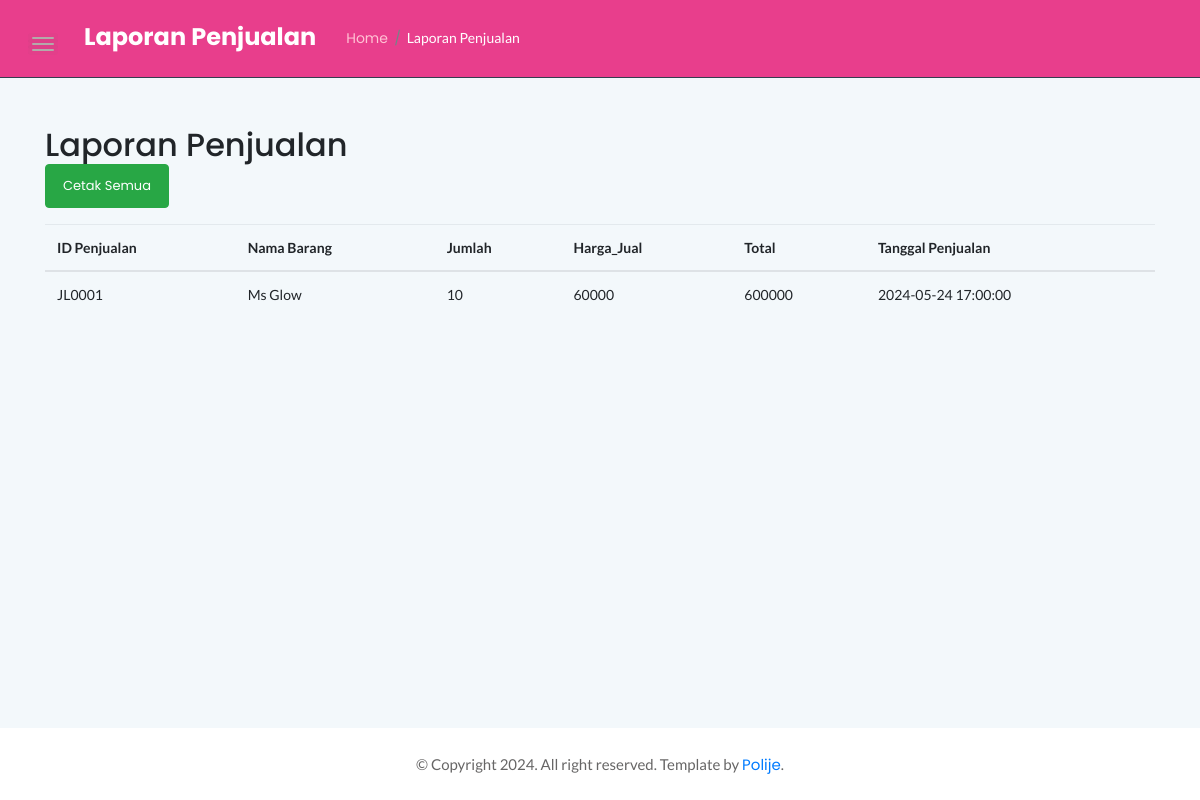
Screenshot of /lap_penjualan.php with the database file from the repository.
### tables this page shows
CREATE TABLE `penjualan` (
  `kode_penjualan` varchar(6) NOT NULL,
  `id_barang` varchar(6) NOT NULL,
  `jumlah` int(3) NOT NULL,
  `harga_jual` int(6) NOT NULL,
  `total` int(7) NOT NULL,
  `tanggal` timestamp NOT NULL DEFAULT current_timestamp()
);

CREATE TABLE `data_barang` (
  `id_barang` varchar(6) NOT NULL,
  `nama_barang` varchar(20) NOT NULL,
  `stok` int(3) NOT NULL,
  `harga_beli` int(6) NOT NULL,
  `harga_jual` int(6) NOT NULL
);

### lap_penjualan.php (the view, shortened to what this page needs)
<?php
include 'koneksi.php';
$query = "SELECT penjualan.kode_penjualan, data_barang.nama_barang, penjualan.jumlah, penjualan.harga_jual, penjualan.total, penjualan.tanggal FROM penjualan INNER JOIN data_barang ON penjualan.id_barang = data_barang.id_barang";
$result = mysqli_query($koneksi, $query);
$penjualan_data = [];
if(mysqli_num_rows($result) > 0) {
    while($row = mysqli_fetch_assoc($result)) {
        $penjualan_data[] = $row;
    }
} else {
    $empty_message = "Tidak ada data penjualan.";
}
?>
<!DOCTYPE html>
<html class="no-js" lang="en">
<head>
    <link rel="stylesheet" href="assets/css/bootstrap.min.css">
    <link rel="stylesheet" href="assets/css/font-awesome.min.css">
    <link rel="stylesheet" href="assets/css/themify-icons.css">
    <link rel="stylesheet" href="assets/css/metisMenu.css">
    <link rel="stylesheet" href="assets/css/owl.carousel.min.css">
    <link rel="stylesheet" href="assets/css/slicknav.min.css">
    <link rel="stylesheet" href="https://www.amcharts.com/lib/3/plugins/export/export.css" type="text/css" media="all" />
    <link rel="stylesheet" href="assets/css/typography.css">
    <link rel="stylesheet" href="assets/css/default-css.css">
    <link rel="stylesheet" href="assets/css/styles.css">
    <link rel="stylesheet" href="assets/css/responsive.css">
</head>
<body>
    <div class="page-container">
        <div class="main-content">
            <div class="header-area">
                <div class="row align-items-center">
                    <div class="col-md-6 col-sm-8 clearfix">
                        <div class="nav-btn pull-left">
                            <span></span>
                            <span></span>
                            <span></span>
                        </div>
                        <div class="breadcrumbs-area clearfix">
                            <h4 class="page-title pull-left">Laporan Penjualan</h4>
                            <ul class="breadcrumbs pull-left">
                                <li><a href="index.php">Home</a></li>
                                <li><span>Laporan Penjualan</span></li>
                            </ul>
                        </div>
                    </div>
                </div>
            </div>
    <div class="container mt-5">
        <h2>Laporan Penjualan</h2>
        <?php if(isset($empty_message)) { ?>
            <div class="alert alert-info" role="alert">
                <?php echo $empty_message; ?>
            </div>
        <?php } else { ?>
            <a href="cetak_semua_penjualan.php" target="_blank" class="btn btn-success mb-3">Cetak Semua</a>
            <table class="table">
                <thead>
                    <tr>
                        <th>ID Penjualan</th>
                        <th>Nama Barang</th>
                        <th>Jumlah</th>
                        <th>Harga_Jual</th>
                        <th>Total</th>
                        <th>Tanggal Penjualan</th>
                    </tr>
                </thead>
                <tbody>
                    <?php foreach($penjualan_data as $penjualan) { ?>
                        <tr>
                            <td><?php echo $penjualan['kode_penjualan']; ?></td>
                            <td><?php echo $penjualan['nama_barang']; ?></td>
                            <td><?php echo $penjualan['jumlah']; ?></td>
                            <td><?php echo $penjualan['harga_jual']; ?></td>
                            <td><?php echo $penjualan['total']; ?></td>
                            <td><?php echo $penjualan['tanggal']; ?></td>
                        </tr>
                    <?php } ?>
                </tbody>
            </table>
        <?php } ?>
    </div>
        </div>
        <footer>
            <div class="footer-area">
                <p>© Copyright 2024. All right reserved. Template by <a href="https://colorlib.com/wp/">Polije</a>.
                </p>
            </div>
        </footer>
</body>
</html>

### assets/css/styles.css (style rules this page uses)
.page-container { width: 100%; height: 100%; min-height: 100vh; padding-left: 280px; -webkit-transition: padding-left 0.3s ease 0s; transition: padding-left 0.3s ease 0s; }
.sbar_collapsed.page-container { padding-left: 0; }
.main-content { width: 100%; background: #F3F8FB; }
.header-area { padding: 22.5px 32px 22.5px; background: #e83e8c; border-bottom: 1px solid #343e50; }
.nav-btn { margin: 10px 30px 0 0; cursor: pointer; }
.nav-btn span { display: block; width: 22px; height: 2px; background: #FFC2D4; margin: 4px 0; border-radius: 15px; -webkit-transition: all 0.3s ease 0s; transition: all 0.3s ease 0s; box-shadow: 0 0 0 4px rgba(99, 96, 96, 0.03); }
.nav-btn span:nth-child(2) { opacity: 0; }
.nav-btn span:first-child { -webkit-transform: rotate(45deg)translate(5px, 5px); transform: rotate(45deg)translate(5px, 5px); }
.nav-btn span:last-child { -webkit-transform: rotate(-45deg)translate(3px, -3px); transform: rotate(-45deg)translate(3px, -3px); }
.sbar_collapsed .nav-btn span { transform: none; opacity: 1; }
.page-title { font-size: 24px; font-weight: bold; font-style: normal; color: #ffffff; text-align: center; letter-spacing: 0; margin-right: 30px; }
ul.breadcrumbs { margin-top: 4px; }
.breadcrumbs li { display: inline-block; }
.breadcrumbs li a, .breadcrumbs li span { display: block; font-size: 14px; font-weight: 400; color: #FFC2D4; letter-spacing: 0; margin-right: 16px; position: relative; }
.breadcrumbs li a:before { content: '/'; color: #768387; position: absolute; right: -13px; top: 0; }
.breadcrumbs li span { margin-right: 0; color: #ffffff; text-transform: capitalize; }
.container { margin-bottom: 30px; }
.footer-area { text-align: center; padding: 23px 0 19px; background: #fff; }
.footer-area p { color: #676666; margin-bottom: 0; }
.btn { padding: 11px 17px; font-size: 13px; letter-spacing: 0; }
table tr th { border-bottom: none; }
table tr th, table tr td { border-top: 1px solid rgba(120, 130, 140, 0.13) !important; }

### rows the page displays
penjualan: kode_penjualan "JL0001", id_barang.nama_barang "Ms Glow", jumlah "10", harga_jual "60000", total "600000", tanggal "2024-05-24 17:00:00"
